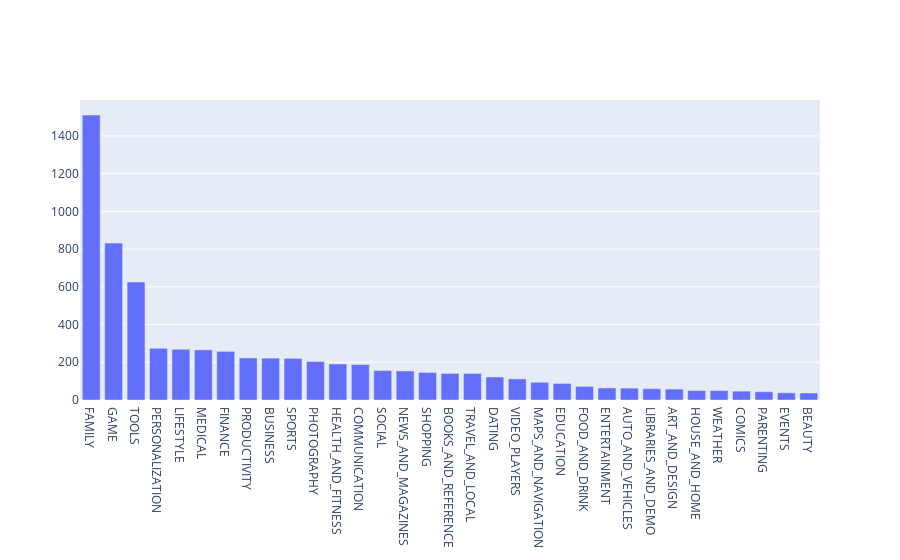

Source (notebook cell):
### Markdown cell above
## 3. Exploring app categories
<p>With more than 1 billion active users in 190 countries around the world, Google Play continues to be an important distribution platform to build a global audience. For businesses to get their apps in front of users, it's important to make them more quickly and easily discoverable on Google Play. To improve the overall search experience, Google has introduced the concept of grouping apps into categories.</p>
<p>This brings us to the following questions:</p>
<ul>
<li>Which category has the highest share of (active) apps in the market? </li>
<li>Is any specific category dominating the market?</li>
<li>Which categories have the fewest number of apps?</li>
</ul>
<p>We will see that there are <code>33</code> unique app categories present in our dataset. <em>Family</em> and <em>Game</em> apps have the highest market prevalence. Interestingly, <em>Tools</em>, <em>Business</em> and <em>Medical</em> apps are also at the top.</p>

### Code cell
import plotly
plotly.offline.init_notebook_mode(connected=True)
import plotly.graph_objs as go

# Print the total number of unique categories
num_categories = len(apps["Category"].unique())
print('Number of categories = ', num_categories)

# Count the number of apps in each 'Category' and sort them in descending order
num_apps_in_category = apps["Category"].value_counts().sort_values(ascending = False)

data = [go.Bar(
        x = num_apps_in_category.index, # index = category name
        y = num_apps_in_category.values, # value = count
)]

plotly.offline.iplot(data)

### Figure 1 — Plotly figure (JSON) as saved in the notebook; plotly's stock layout.template omitted (floating-point values rounded to 4 significant figures)
{"data": [{"type": "bar", "x": ["FAMILY", "GAME", "TOOLS", "PERSONALIZATION", "LIFESTYLE", "MEDICAL", "FINANCE", "PRODUCTIVITY", "BUSINESS", "SPORTS", "PHOTOGRAPHY", "HEALTH_AND_FITNESS", "COMMUNICATION", "SOCIAL", "NEWS_AND_MAGAZINES", "SHOPPING", "BOOKS_AND_REFERENCE", "TRAVEL_AND_LOCAL", "DATING", "VIDEO_PLAYERS", "MAPS_AND_NAVIGATION", "EDUCATION", "FOOD_AND_DRINK", "ENTERTAINMENT", "AUTO_AND_VEHICLES", "LIBRARIES_AND_DEMO", "ART_AND_DESIGN", "HOUSE_AND_HOME", "WEATHER", "COMICS", "PARENTING", "EVENTS", "BEAUTY"], "y": [1511, 832, 625, 274, 269, 266, 258, 223, 222, 221, 204, 191, 188, 156, 154, 146, 141, 141, 122, 112, 94, 88, 72, 64, 63, 60, 58, 50, 50, 47, 44, 38, 37]}], "layout": {}}
